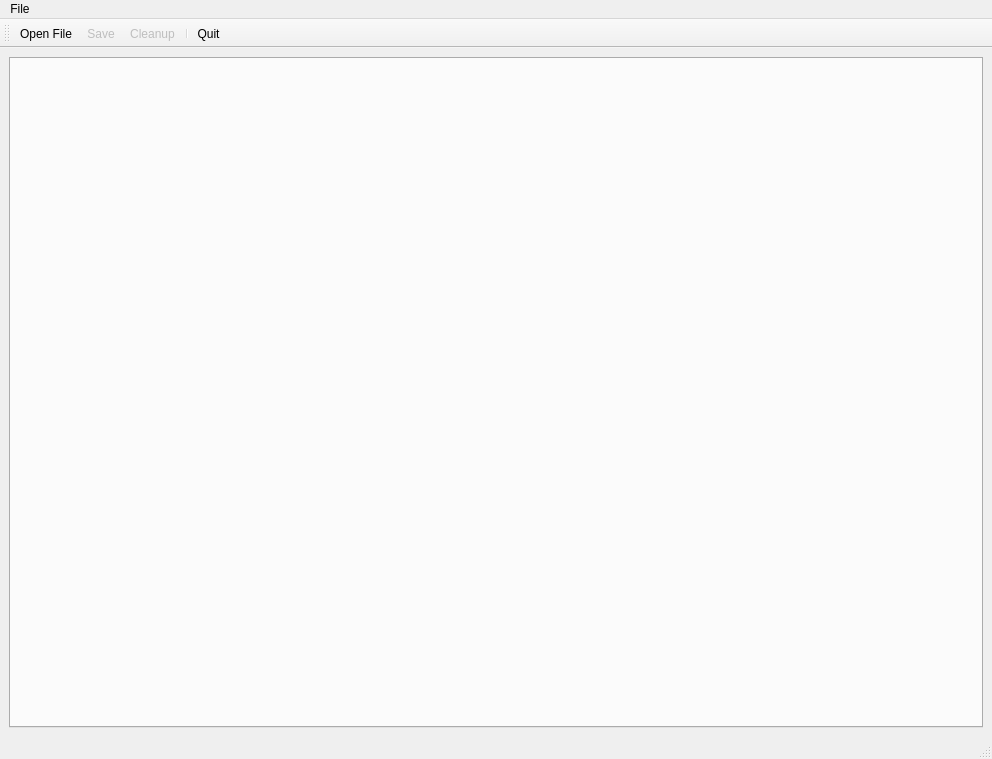
<?xml version="1.0" encoding="UTF-8"?>
<ui version="4.0">
 <class>MainWindow</class>
 <widget class="QMainWindow" name="MainWindow">
  <property name="geometry">
   <rect>
    <x>0</x>
    <y>0</y>
    <width>992</width>
    <height>759</height>
   </rect>
  </property>
  <property name="acceptDrops">
   <bool>true</bool>
  </property>
  <property name="windowTitle">
   <string>OioiTranslator</string>
  </property>
  <property name="locale">
   <locale language="English" country="UnitedStates"/>
  </property>
  <widget class="QWidget" name="centralWidget">
   <layout class="QVBoxLayout" name="verticalLayout">
    <item>
     <widget class="QTabWidget" name="tabWidget">
      <property name="tabsClosable">
       <bool>true</bool>
      </property>
      <property name="movable">
       <bool>true</bool>
      </property>
      <property name="tabBarAutoHide">
       <bool>false</bool>
      </property>
     </widget>
    </item>
   </layout>
  </widget>
  <widget class="QMenuBar" name="menuBar">
   <property name="geometry">
    <rect>
     <x>0</x>
     <y>0</y>
     <width>992</width>
     <height>26</height>
    </rect>
   </property>
   <widget class="QMenu" name="menuFile">
    <property name="title">
     <string>File</string>
    </property>
    <addaction name="actionOpen"/>
    <addaction name="actionSave"/>
    <addaction name="actionCleanup"/>
    <addaction name="separator"/>
    <addaction name="actionQuit"/>
   </widget>
   <addaction name="menuFile"/>
  </widget>
  <widget class="QToolBar" name="toolBar">
   <property name="windowTitle">
    <string>toolBar</string>
   </property>
   <attribute name="toolBarArea">
    <enum>TopToolBarArea</enum>
   </attribute>
   <attribute name="toolBarBreak">
    <bool>false</bool>
   </attribute>
   <addaction name="actionOpen"/>
   <addaction name="actionSave"/>
   <addaction name="actionCleanup"/>
   <addaction name="separator"/>
   <addaction name="actionQuit"/>
  </widget>
  <widget class="QStatusBar" name="statusBar"/>
  <action name="actionOpen">
   <property name="icon">
    <iconset resource="resources/icons.qrc">
     <normaloff>:/icons/Oxygen-Icons.org-Oxygen-Actions-document-open-folder.ico</normaloff>:/icons/Oxygen-Icons.org-Oxygen-Actions-document-open-folder.ico</iconset>
   </property>
   <property name="text">
    <string>Open File</string>
   </property>
   <property name="toolTip">
    <string>Open a file. JSON or pik (project file).</string>
   </property>
   <property name="shortcut">
    <string>Ctrl+O</string>
   </property>
  </action>
  <action name="actionQuit">
   <property name="icon">
    <iconset resource="resources/icons.qrc">
     <normaloff>:/icons/Oxygen-Icons.org-Oxygen-Actions-system-shutdown.ico</normaloff>:/icons/Oxygen-Icons.org-Oxygen-Actions-system-shutdown.ico</iconset>
   </property>
   <property name="text">
    <string>Quit</string>
   </property>
   <property name="toolTip">
    <string>Quit The applicaiton</string>
   </property>
   <property name="shortcut">
    <string>Ctrl+X</string>
   </property>
  </action>
  <action name="actionCleanup">
   <property name="enabled">
    <bool>false</bool>
   </property>
   <property name="icon">
    <iconset resource="resources/icons.qrc">
     <normaloff>:/icons/Elegantthemes-Beautiful-Flat-Merge.ico</normaloff>:/icons/Elegantthemes-Beautiful-Flat-Merge.ico</iconset>
   </property>
   <property name="text">
    <string>Cleanup</string>
   </property>
  </action>
  <action name="actionSave">
   <property name="enabled">
    <bool>false</bool>
   </property>
   <property name="icon">
    <iconset resource="resources/icons.qrc">
     <normaloff>:/icons/Oxygen-Icons.org-Oxygen-Actions-document-save.ico</normaloff>:/icons/Oxygen-Icons.org-Oxygen-Actions-document-save.ico</iconset>
   </property>
   <property name="text">
    <string>Save</string>
   </property>
  </action>
 </widget>
 <resources>
  <include location="resources/icons.qrc"/>
 </resources>
 <connections/>
</ui>
